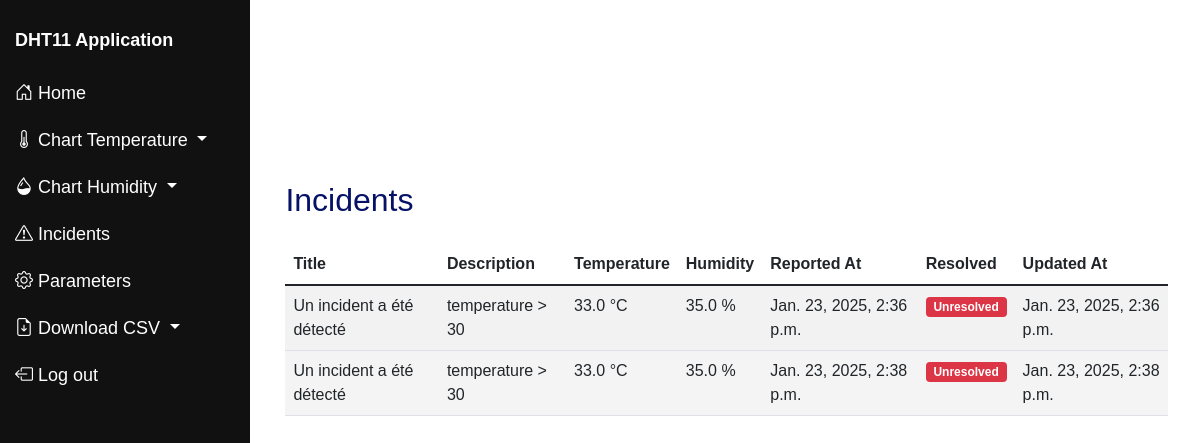
Page /incidents (signed in) on the committed database.
### DHT/models.py (models this page shows, shortened)
class Incident(models.Model):
    title = models.CharField(max_length=100, null=False)
    description = models.TextField(null=True)
    temperature = models.FloatField(null=False)
    humidity = models.FloatField(null=False)
    reported_at = models.DateTimeField(auto_now_add=True)
    resolved = models.BooleanField(default=False)
    updated_at = models.DateTimeField(auto_now=True)
    class Meta:
        db_table = "incidents"

### DHT/views.py (the view)
# urls.py: path('incidents',views.incidents_view,name='incidents'),
@login_required
def incidents_view(request):
    incidents = Incident.objects.all()
    return render(request, 'incidents.html', {'incidents': incidents})

### templates/incidents.html (shortened to what this page needs)
{% extends 'navbar.html' %} {% load static %} {% block index %}
<html lang="en">
  <head>
    <link
      href="https://cdn.jsdelivr.net/npm/bootstrap@5.1.3/dist/css/bootstrap.min.css"
      rel="stylesheet"
    />
    <link rel="stylesheet" href="{% static 'css/table.css' %}" />
  </head>
  <body>
    <div class="container mt-5">
      <h1 class="mb-4">Incidents</h1>
      <table class="table table-striped" style="background-color: white">
        <thead>
          <tr>
            <th scope="col">Title</th>
            <th scope="col">Description</th>
            <th scope="col">Temperature</th>
            <th scope="col">Humidity</th>
            <th scope="col">Reported At</th>
            <th scope="col">Resolved</th>
            <th scope="col">Updated At</th>
          </tr>
        </thead>
        <tbody>
          {% for incident in incidents %}
          <tr>
            <td>{{ incident.title }}</td>
            <td>{{ incident.description }}</td>
            <td>{{ incident.temperature }} °C</td>
            <td>{{ incident.humidity }} %</td>
            <td>{{ incident.reported_at }}</td>
            <td>
              {% if incident.resolved %}
              <span class="badge bg-success">Resolved</span>
              {% else %}
              <span class="badge bg-danger">Unresolved</span>
              {% endif %}
            </td>
            <td>{{ incident.updated_at }}</td>
          </tr>
          {% endfor %}
        </tbody>
      </table>
    </div>
  </body>
</html>
{% endblock %}

### projet/static/css/navbar.css (style rules this page uses)
:root { --color-primary: #ff5833; --color-white: #e9e9e9; --color-black: #141d28; --color-black-1: #212b38; }
* { margin: 0; padding: 0; box-sizing: border-box; }
body { font-family: sans-serif; }

### projet/static/css/table.css (style rules this page uses)
* { margin: 0; padding: 0; box-sizing: border-box; font-family: sans-serif; }
body { min-height: 100vh; background:url('../images/marouane.jpg') no-repeat ; background-size: cover; background-position: center; padding-left: 3cm; padding-top: 3cm; }
h1 { color: #061267 ;font-size: xx-large;font-family: 'Franklin Gothic Medium', 'Arial Narrow', Arial, sans-serif; }
table { width: 100%; }
table, th, td { border-collapse: collapse; padding: 1rem; text-align: left; }
thead th { position: sticky; top: 0; left: 0; background-color: #d5d1defe; cursor: pointer; text-transform: capitalize; }
tbody tr:nth-child(even) { background-color: #0000000b; }
tbody tr { --delay: .1s; transition: .5s ease-in-out var(--delay), background-color 0s; }
tbody tr td, tbody tr td p, tbody tr td img { transition: .2s ease-in-out; }

### rows in the picture
Incident: title "Un incident a été détecté", description "temperature > 30", temperature "33.0", humidity "35.0", reported_at "Jan. 23, 2025, 2:36 p.m.", resolved "Unresolved", updated_at "Jan. 23, 2025, 2:36 p.m."
Incident: title "Un incident a été détecté", description "temperature > 30", temperature "33.0", humidity "35.0", reported_at "Jan. 23, 2025, 2:38 p.m.", resolved "Unresolved", updated_at "Jan. 23, 2025, 2:38 p.m."
